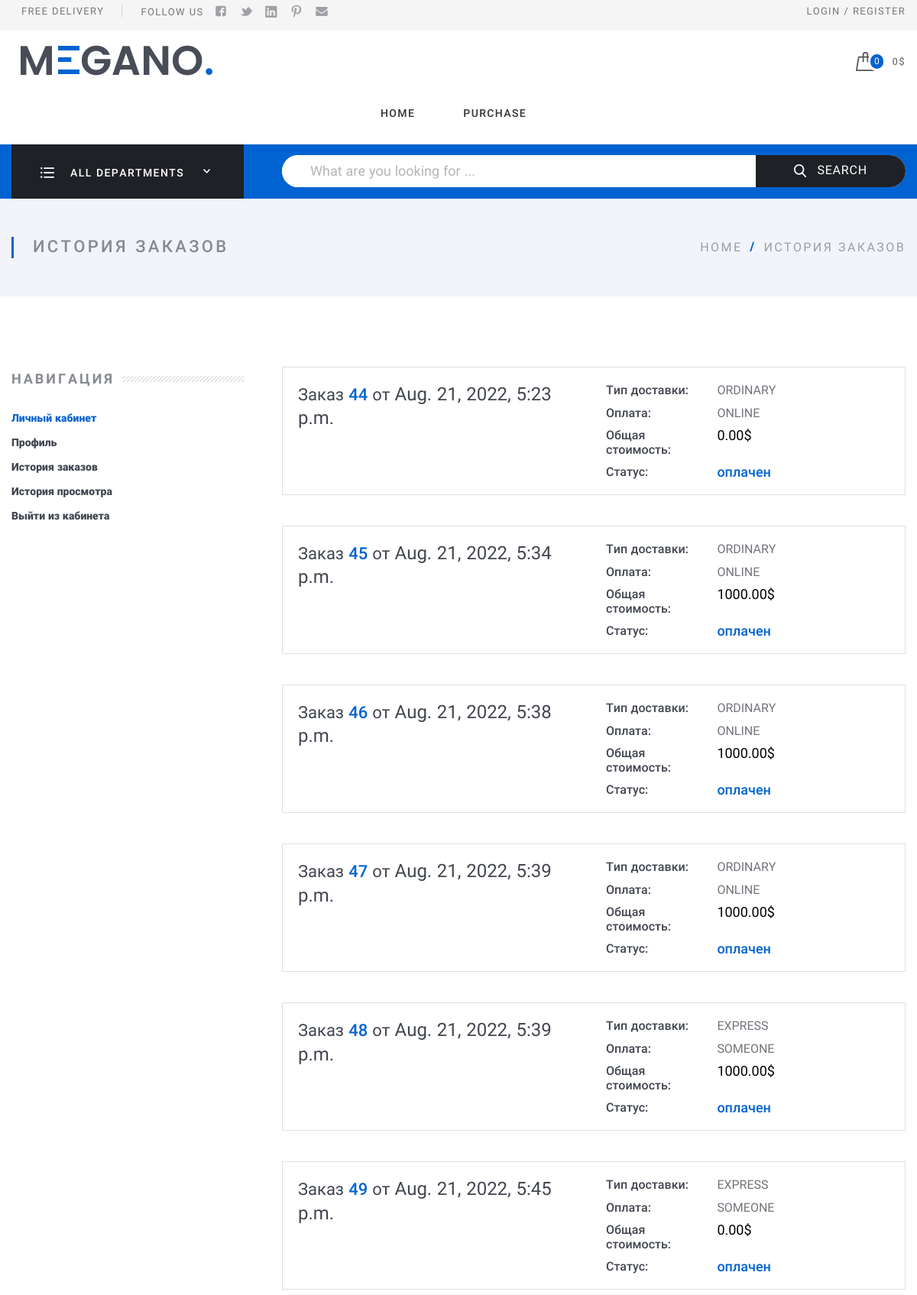
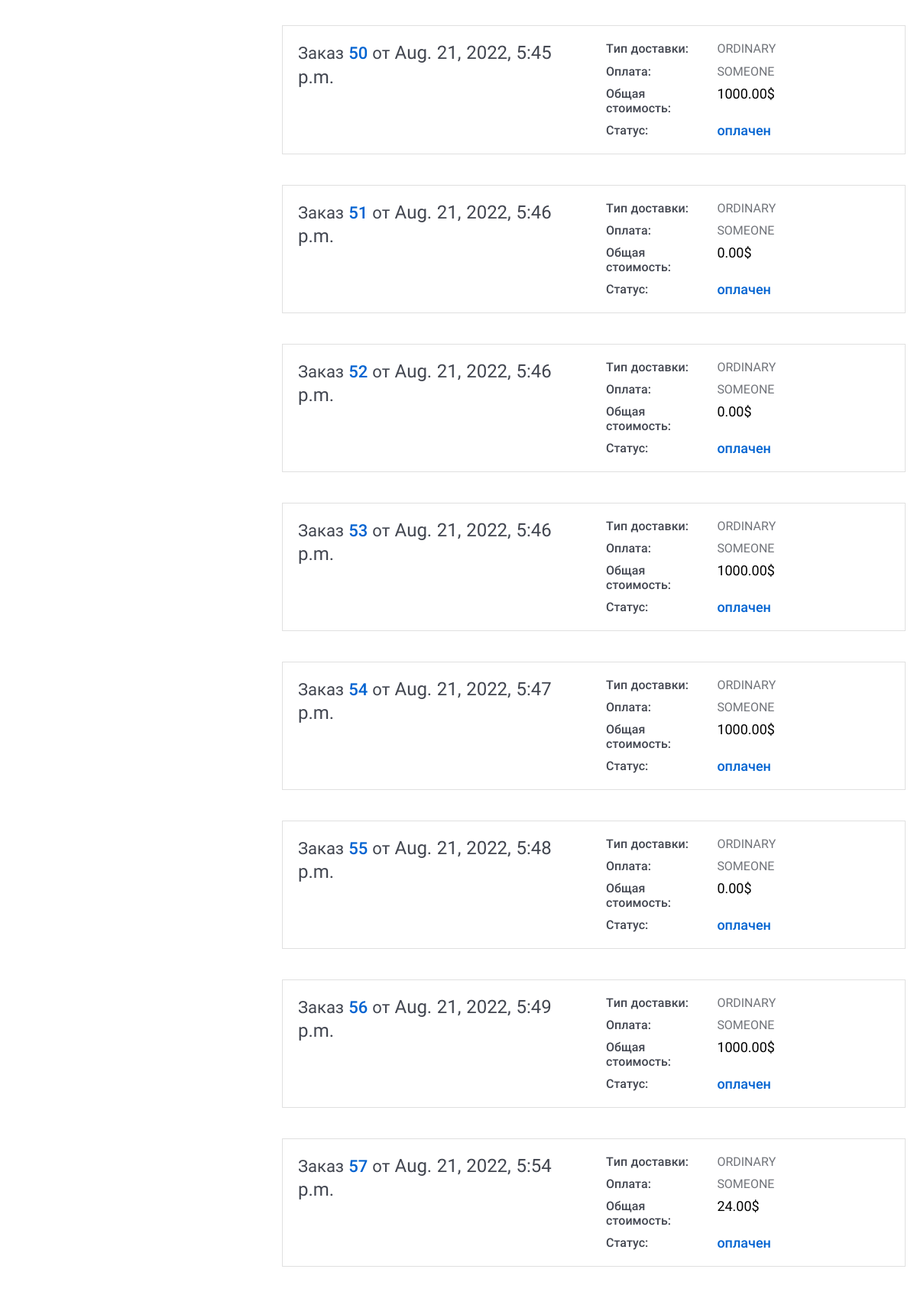
The page /profile/history_order/ (signed in, upper part) on the database its author committed (2 pictures, top to bottom).
### app_shop/models.py (models this page shows, shortened)
class Order(models.Model):
    profile = models.ForeignKey(Profile, blank=True, null=True, on_delete=models.CASCADE, verbose_name=_('profile'))
    product_order = models.ManyToManyField('ProductOrder', verbose_name=_('product order'))
    created_at = models.DateTimeField(auto_now_add=True, verbose_name=_('created at'))
    telephon_number = models.CharField(max_length=12, blank=True, validators=(phone_number_validator, ), verbose_name=_('telephon_number'))
    address = models.CharField(max_length=150, blank=True, verbose_name=_('address'))
    city = models.CharField(max_length=100, blank=True, verbose_name=_('city'))
    total_price = models.DecimalField(max_digits=7, decimal_places=2, default=0, verbose_name=_('total price'))
    card = models.CharField(max_length=8, blank=True, validators=[validators.validate_card_length, validators.validate_card_even], verbose_name=_('card'))
    comment = models.TextField(blank=True, verbose_name=_('comment'))
    pay = models.CharField(max_length=10, blank=True, null=True, choices=(
        ('ONLINE', 'online'),
        ('SOMEONE', 'someone'),
        ))
    delivery = models.CharField(max_length=10, blank=True, null=True, choices=(
        ('ORDINARY', 'ordinary'),
        ('EXPRESS', 'express'),
        ))

### app_profile/views.py (the view)
# urls.py: path('history_order/', views.HistoryOrderView.as_view(), name='history_order'),
class HistoryOrderView(LoginRequiredMixin, BasketContextMixin, CategoryContextMixin, View):
    template_name = 'app_profile/history_order.html'
    model = models.HistoryOrder
    def get_context_data(self, *args, **kwargs):
        context = super().get_context_data(*args, **kwargs)
        context['history_order'] = self.model.objects.get(profile=self.request.user.profile)
        return context

### app_shop/templatetags/get_admin_data.py (called while the page is built)
@register.simple_tag
def get_admin_data():
    admin = Profile.objects.select_related('user').filter(user__is_staff=True).first()
    return admin

### app_shop/templatetags/total_price.py (called while the page is built)
@register.filter(name='total_price')
def total_price(values):
    total_price = 0
    try:
        for value, count in values.items():
            total_price += value.price * int(count)
    except AttributeError:
        pass
    return total_price

### app_shop/utility.py (called while the page is built)
    def get_context_data(self, **kwargs):
        context = super().get_context_data(**kwargs)
        context['basket'] = cache.get('basket', dict())
        return context

    def get_context_data(self, **kwargs):
        context = super().get_context_data(**kwargs)
        context['categories'] = models.CategoryMPTT.objects.annotate(Min('product__price')).annotate(Max('product__views'))
        return context

    def get_context_data(self, *args, **kwargs):
        return dict()

    def get(self, request, *args, **kwargs):
        return render(request, self.template_name, self.get_context_data(**kwargs))

### app_profile/templates/app_profile/history_order.html
{% extends 'app_profile/app_profile_base.html' %}
{% block main %}
<div class="Middle Middle_top">
	{% with title='История заказов' span='История заказов' %}
		{% include 'inc/header/_middle.html' %}
	{% endwith %}
	<div class="Section Section_column Section_columnLeft">
		<div class="wrap">
			<div class="Section-column">
				<div class="Section-columnSection">
					<header class="Section-header">
						<strong class="Section-title">Навигация</strong>
					</header>
					<div class="Section-columnContent">
						{% block navigate_profile %}
							{% include 'app_profile/inc/_navigate_profile.html' %}
						{% endblock %}
					</div>
				</div>
			</div>
			<div class="Section-content">
				<div class="Orders">
					{% for order in history_order.orders.all %}
						{% include 'app_profile/inc/_history_order_card.html' %}
					{% endfor %}
				</div>
			</div>
		</div>
	</div>
</div>
{% endblock  %}

### app_profile/templates/app_profile/inc/_history_order_card.html
<div class="Order Order_anons">
	<div class="Order-personal">
		<div class="row">
			<div class="row-block">
				<a class="Order-title" href="oneorder.html">Заказ&#32;<span class="Order-numberOrder">{{order.pk}}</span>&#32;от&#32;<span class="Order-dateOrder">{{order.created_at}}</span></a>
			</div>
			<div class="row-block">
				<div class="Order-info Order-info_delivery">
					<div class="Order-infoType">
						Тип доставки:
					</div>
					<div class="Order-infoContent">
						{{order.delivery}}
					</div>
				</div>
				<div class="Order-info Order-info_pay">
					<div class="Order-infoType">
						Оплата:
					</div>
					<div class="Order-infoContent">
						{{order.pay}}
					</div>
				</div>
				<div class="Order-info">
					<div class="Order-infoType">
						Общая стоимость:
					</div>
					<div class="Order-infoContent">
						<span class="Order-price">{{order.total_price}}$</span>
					</div>
				</div>
				<div class="Order-info Order-info_status">
					<div class="Order-infoType">
						Статус:
					</div>
					<div class="Order-infoContent">
						оплачен
					</div>
				</div>
			</div>
		</div>
	</div>
</div>

### project/static/assets/css/basic.css (style rules this page uses)
html { font-family: sans-serif; -ms-text-size-adjust: 100%; -webkit-text-size-adjust: 100%; }
body { margin: 0; }
article, aside, details, figcaption, figure, footer, header, main, menu, nav, section, summary { display: block; }
a { background-color: transparent; -webkit-text-decoration-skip: objects; }
b, strong { font-weight: inherit; }
b, strong { font-weight: bolder; }
.row { width: 100%; display: flex; justify-content: space-between; flex: 0 0 100%; }
.row:before, .row:after { content: ""; display: table; }
.row:after { clear: both; }
.row-block { display: block; flex-grow: 0; width: 100%; }
.row-block + .row-block { margin-left: 2rem; }
html { height: 100%; width: 100%; display: block; font-family: Roboto, Verdana, Arial, "Helvetica CY", Helvetica, "Nimbus Sans L", sans-serif; }
body { min-height: 100%; font-size: 16px; color: #424650; line-height: 1.3em; text-align: left; position: relative; min-width: 320px; background: #fff; display: flex; flex-direction: column; }
* { box-sizing: border-box; }
a { text-decoration: none; color: #0063d1; border-bottom: 1px solid #84beff; border-bottom: 1px solid rgba(0,99,209,0); padding-bottom: 0; cursor: pointer; }
.wrap { padding: 0 15px; max-width: 1630px; min-width: 320px; width: 100%; box-sizing: border-box; margin: 0 auto; position: relative; }

### rows shown on the page
Order: pk "44", created_at "Aug. 21, 2022, 5:23 p.m.", delivery "ORDINARY", pay "ONLINE", total_price "0.00"
Order: pk "45", created_at "Aug. 21, 2022, 5:34 p.m.", delivery "ORDINARY", pay "ONLINE", total_price "1000.00"
Order: pk "46", created_at "Aug. 21, 2022, 5:38 p.m.", delivery "ORDINARY", pay "ONLINE", total_price "1000.00"
Order: pk "47", created_at "Aug. 21, 2022, 5:39 p.m.", delivery "ORDINARY", pay "ONLINE", total_price "1000.00"
Order: pk "48", created_at "Aug. 21, 2022, 5:39 p.m.", delivery "EXPRESS", pay "SOMEONE", total_price "1000.00"
Order: pk "49", created_at "Aug. 21, 2022, 5:45 p.m.", delivery "EXPRESS", pay "SOMEONE", total_price "0.00"
Order: pk "50", created_at "Aug. 21, 2022, 5:45 p.m.", delivery "ORDINARY", pay "SOMEONE", total_price "1000.00"
Order: pk "51", created_at "Aug. 21, 2022, 5:46 p.m.", delivery "ORDINARY", pay "SOMEONE", total_price "0.00"
Order: pk "52", created_at "Aug. 21, 2022, 5:46 p.m.", delivery "ORDINARY", pay "SOMEONE", total_price "0.00"
Order: pk "53", created_at "Aug. 21, 2022, 5:46 p.m.", delivery "ORDINARY", pay "SOMEONE", total_price "1000.00"
Order: pk "54", created_at "Aug. 21, 2022, 5:47 p.m.", delivery "ORDINARY", pay "SOMEONE", total_price "1000.00"
Order: pk "55", created_at "Aug. 21, 2022, 5:48 p.m.", delivery "ORDINARY", pay "SOMEONE", total_price "0.00"
Order: pk "56", created_at "Aug. 21, 2022, 5:49 p.m.", delivery "ORDINARY", pay "SOMEONE", total_price "1000.00"
Order: pk "57", created_at "Aug. 21, 2022, 5:54 p.m.", delivery "ORDINARY", pay "SOMEONE", total_price "24.00"

### other values the page prints
{{ basket|length }} "0"
{{ basket|total_price }} "0"
{{ title }} "ИСТОРИЯ ЗАКАЗОВ"
{{ span }} "ИСТОРИЯ ЗАКАЗОВ"
